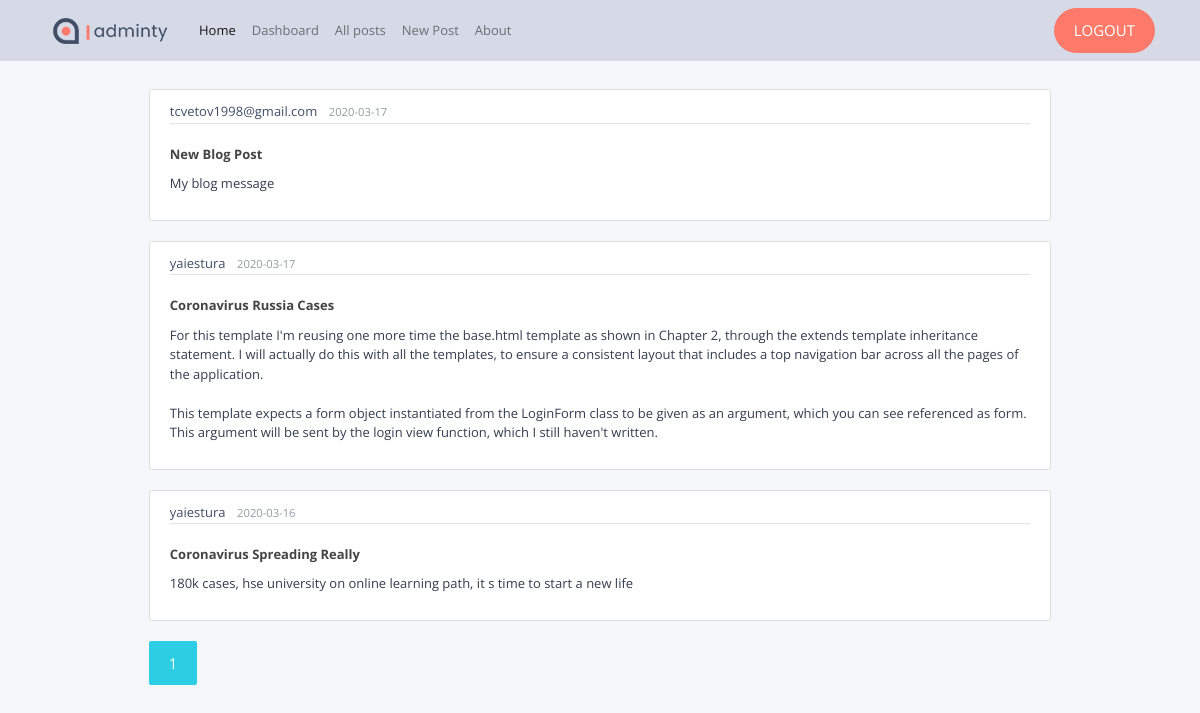
/posts (signed in), run on the app's committed database.
### app/models.py (models this page shows, shortened)
class Post(db.Model):
    __tablename__ = 'post'
    id = db.Column(db.Integer, primary_key=True)
    title = db.Column(db.String(100), nullable=False)
    date_posted = db.Column(db.DateTime, nullable=False, default=datetime.utcnow)
    content = db.Column(db.Text, nullable=False)
    user_id = db.Column(db.Integer, db.ForeignKey('user.id'), nullable=False)

class User(db.Model, UserMixin):
    __tablename__ = 'user'
    id = db.Column(db.Integer, primary_key=True)
    username = db.Column(db.String(20), unique=True, nullable=False)
    email = db.Column(db.String(120), unique=True, nullable=False)
    image_file = db.Column(db.String(20), nullable=False, default='static/images/social/profile.jpg')
    password = db.Column(db.String(60), nullable=True)
    member_since = db.Column(db.DateTime(), default=datetime.utcnow)
    posts = db.relationship('Post', backref='user', lazy=True)

### app/views/posts/routes.py (the view)
@posts.route("/posts", methods=['GET', 'POST'])
@login_required
def all_posts():
    page = request.args.get('page', 1, type=int)
    posts = Post.query.order_by(Post.date_posted.desc()).paginate(page=page, per_page=5)
    return render_template('posts/posts.html', posts=posts)

### app/models.py (called while the page is built)
@login_manager.user_loader
def load_user(user_id):
    return User.query.get(int(user_id))

### app/templates/posts/posts.html
{% extends "posts/layout.html" %}
{% block content %}
    {% for post in posts.items %}
        <article class="media content-section">
          <div class="media-body">
            <div class="article-metadata">
              <a class="mr-2" href="{{ url_for('posts.user_posts', username=post.user.username) }}">{{ post.user.username }}</a>
              <small class="text-muted">{{ post.date_posted.strftime('%Y-%m-%d') }}</small>
            </div>
            <h2><b><a class="article-title" href="{{ url_for('posts.post', post_id=post.id) }}">{{ post.title }}</b></a></h2>
            <p class="article-content">{{ post.content }}</p>
          </div>
        </article>
    {% endfor %}
    {% for page_num in posts.iter_pages(left_edge=1, right_edge=1, left_current=1, right_current=2) %}
      {% if page_num %}
        {% if posts.page == page_num %}
          <a class="btn btn-info mb-4" href="{{ url_for('posts.all_posts', page=page_num) }}">{{ page_num }}</a>
        {% else %}
          <a class="btn btn-outline-info mb-4" href="{{ url_for('posts.all_posts', page=page_num) }}">{{ page_num }}</a>
        {% endif %}
      {% else %}
        ...
      {% endif %}
    {% endfor %}
{% endblock content %}

### app/templates/posts/layout.html (shortened to what this page needs)
<!DOCTYPE html>
<html>
<head>
    <link rel="stylesheet" type="text/css" href="{{ url_for('static', filename='bower_components/bootstrap/css/bootstrap.min.css')}}">
    <link rel="stylesheet" type="text/css" href="{{ url_for('static', filename='icon/feather/css/feather.css')}}">
    <link rel="stylesheet" type="text/css" href="{{ url_for('static', filename='css/style.css')}}">
    <link rel="stylesheet" type="text/css" href="{{ url_for('static', filename='css/jquery.mCustomScrollbar.css')}}">
</head>
<body>
    <div id="pcoded" class="pcoded">
        <div class="pcoded-container navbar-wrapper">
            <nav class="navbar navbar-expand-lg navbar-light navbar-default navbar-fixed-top past-main effect-main" role="navigation">
            <div class="container">
                    <a class="navbar-brand page-scroll" href="#main"><img src="{{ url_for('static', filename='pages/landing/logos/logo.png')}}" alt="adminity Logo"></a>
                    <div class="collapse navbar-collapse" id="navbarSupportedContent">
                        <ul class="navbar-nav mr-auto">
                            {% if current_user.is_authenticated %}
                                <li class="nav-item active">
                                    <a class="nav-link" href="{{ url_for('main.home')}}">Home</a>
                                </li>
                                <li class="nav-item">
                                    <a class="nav-link" href="{{ url_for('main.dashboard')}}">Dashboard</a>
                                </li>
                                <li class="nav-item">
                                    <a class="nav-link" href="{{ url_for('posts.all_posts') }}">All posts</a>
                                </li>
                                <li class="nav-item">
                                    <a class="nav-link" href="{{ url_for('posts.new_post') }}">New Post</a>
                                </li>
                                <li class="nav-item">
                                    <a class="nav-link" href="{{ url_for('main.about')}}">About</a>
                                </li>
                            {% endif %}
                        </ul>
                        <ul>
                            {% if current_user.is_authenticated %}
                                <li>
                                <a href="{{ url_for('users.logout') }}" class="btn btn-round" type="button" style="background-color: #fd7a6b !important; border-color: #fd7a6b !important; color: #fff !important;">
                                    LOGOUT
                                </a>
                                </li>
                            {% else %}
                                <li>
                                <a href="{{url_for('users.login')}}" class="btn btn-round" type="button" style="background-color: #fd7a6b !important; border-color: #fd7a6b !important; color: #fff !important;">
                                    LOGIN
                                </a>
                                </li>
                            {% endif %}
                            </ul>
                    </div>
                </div>
            </nav>
            <div class="pcoded-main-container">
                <div class="posts-wrapper">
                    <div class="row">
                        <div class="col-sm-12 col-xl-12">
                            <div class="main-body">
                                <div class="page-wrapper">
                                    <div class="page-body">
                                        {% block content %}
                                        {% endblock %}
                                    </div>
                                </div>
                            </div>
                        </div>
                    </div>
                </div>
            </div>
        </div>
    </div>
</html>

### data on the page
Post: user.username "tcvetov1998@gmail.com", date_posted "2020-03-17", title "New Blog Post", content "My blog message"
Post: user.username "yaiestura", date_posted "2020-03-17", title "Coronavirus Russia Cases", content "For this template I'm reusing one more time the base.html template as shown in Chapter 2, through the extends template inheritance statement. I will actually do this with all the templates, to ensure a consistent layout that includes a top navigation bar across all the pages of the application. This template expects a form object instantiated from the LoginForm class to be given as an argument, which you can see referenced as form. This argument will be sent by the login view function, which I still haven't written."
Post: user.username "yaiestura", date_posted "2020-03-16", title "Coronavirus Spreading Really", content "180k cases, hse university on online learning path, it s time to start a new life"

### other printed values
{{ page_num }} "1"
